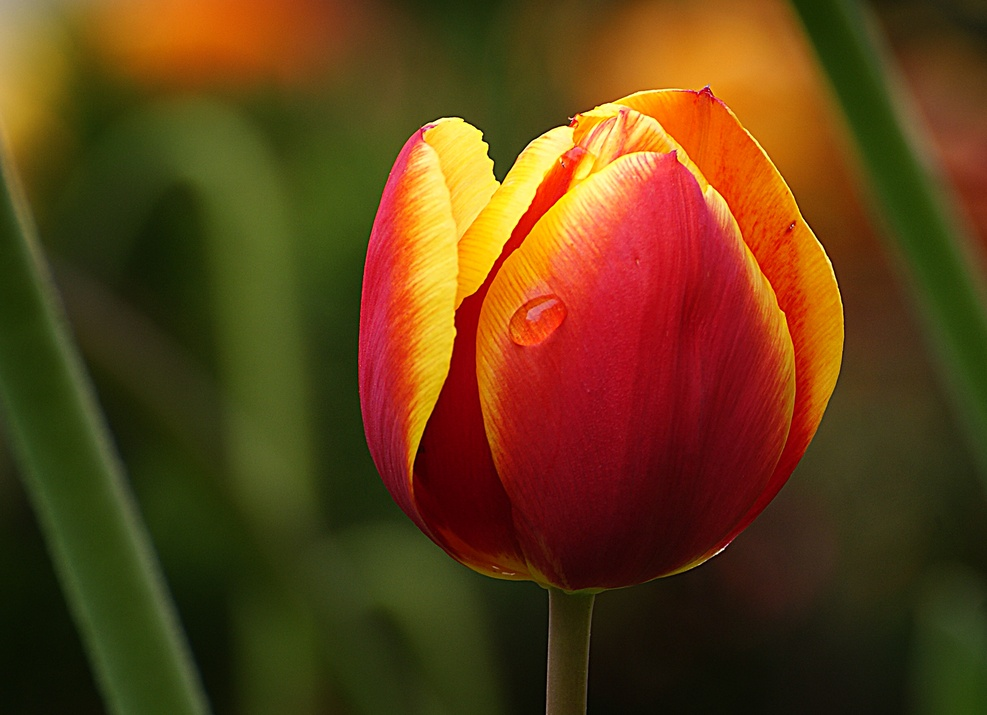
#> input picture tulip.jpg, 987 x 715 px, shrunk from 2400 x 1740 before the run, found by its file name
$ python assignment_3.py
#> lines starting #> are read from the running program, lines starting #| are printed output that depends on the picture; after the words box and inside, x2 and y2 are one past the last pixel; in counts of white or black regions, pixels touching at a corner belong together
import cv2
import numpy as np
import matplotlib.pyplot as plt

img = cv2.imread('/home/inzamul/Downloads/tulip.jpg', cv2.IMREAD_GRAYSCALE)
#> img: shape (715, 987); min 0, max 255, mean 67.7

 # Bit-plane extraction
bit0 = np.where(cv2.bitwise_and(img, 1 << 0) > 0, 255, 0).astype(np.uint8)
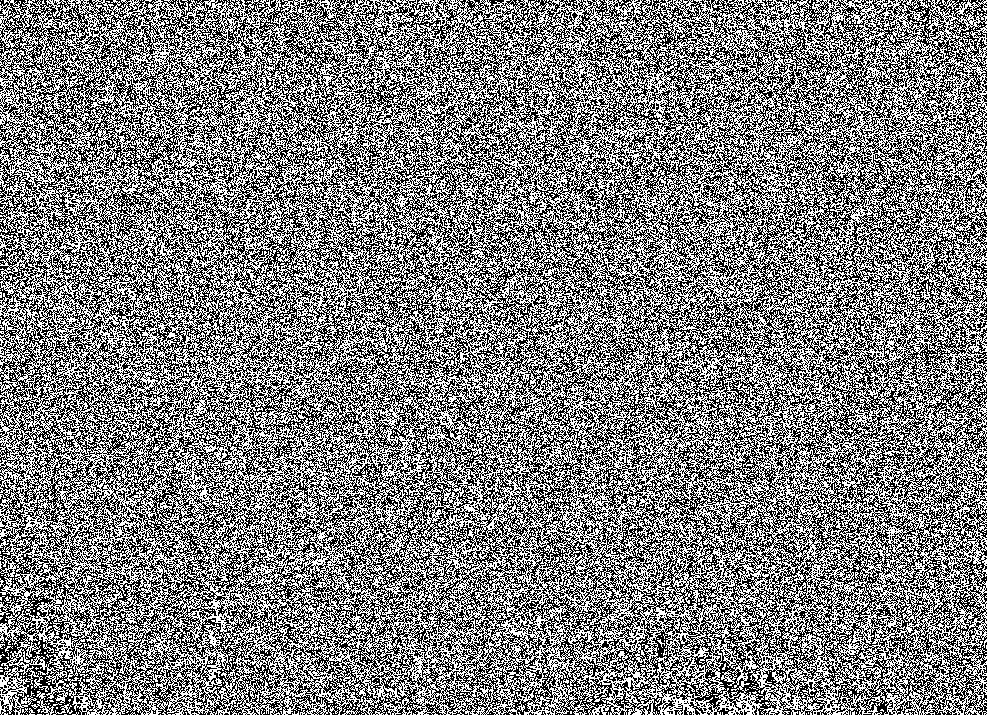
#> bit0: shape (715, 987); 50.1% white; black in thin lines or dots
bit1 = np.where(cv2.bitwise_and(img, 1 << 1) > 0, 255, 0).astype(np.uint8)
#> bit1: shape (715, 987); 50.3% white; black in thin lines or dots
bit2 = np.where(cv2.bitwise_and(img, 1 << 2) > 0, 255, 0).astype(np.uint8)
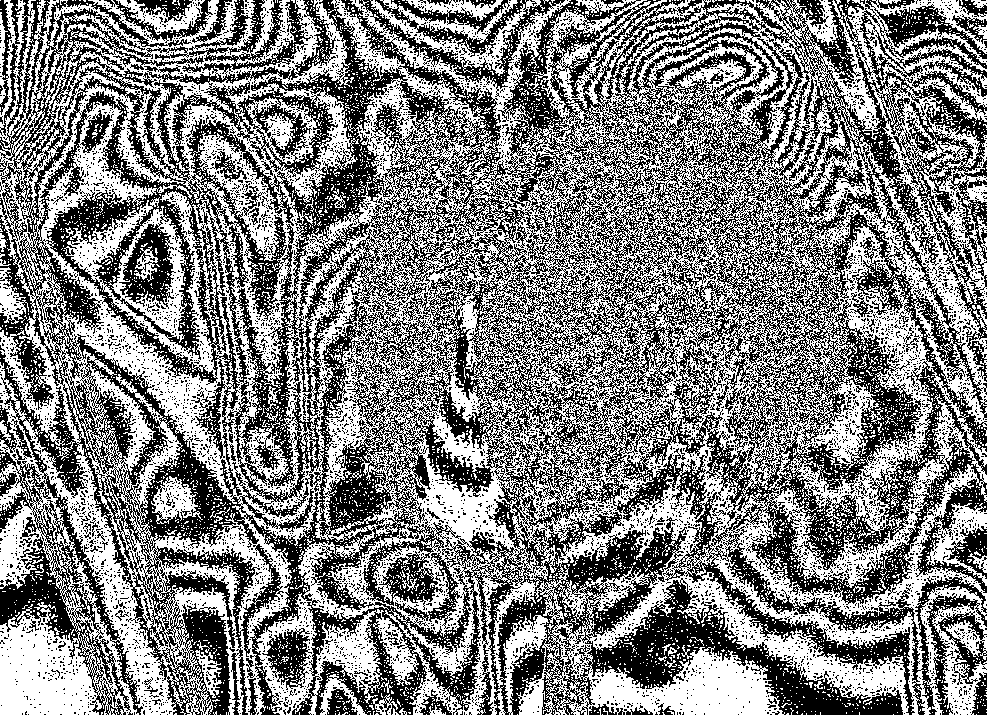
#> bit2: shape (715, 987); 50.6% white; black in thin lines or dots
bit3 = np.where(cv2.bitwise_and(img, 1 << 3) > 0, 255, 0).astype(np.uint8)
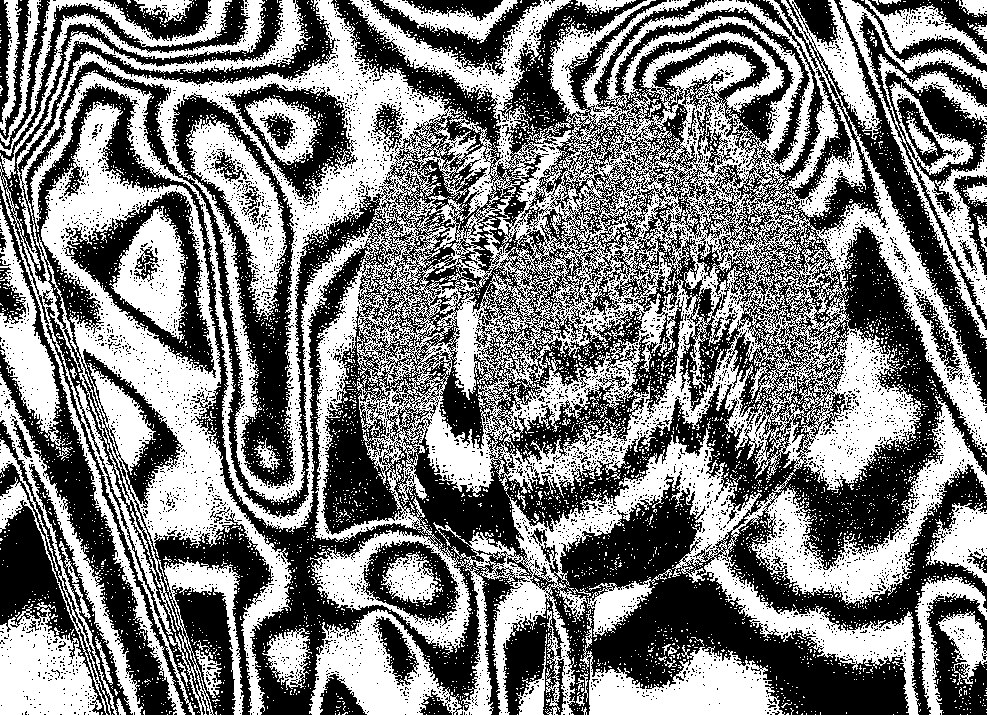
#> bit3: shape (715, 987); 49.6% white; 5870 white regions (5793 under 20 px), largest, box (x1, y1, x2, y2) and area: (0, 0, 987, 715) 253213, (580, 609, 785, 715) 8471, (0, 602, 102, 715) 7472

bit4 = np.where(cv2.bitwise_and(img, 1 << 4) > 0, 255, 0).astype(np.uint8)
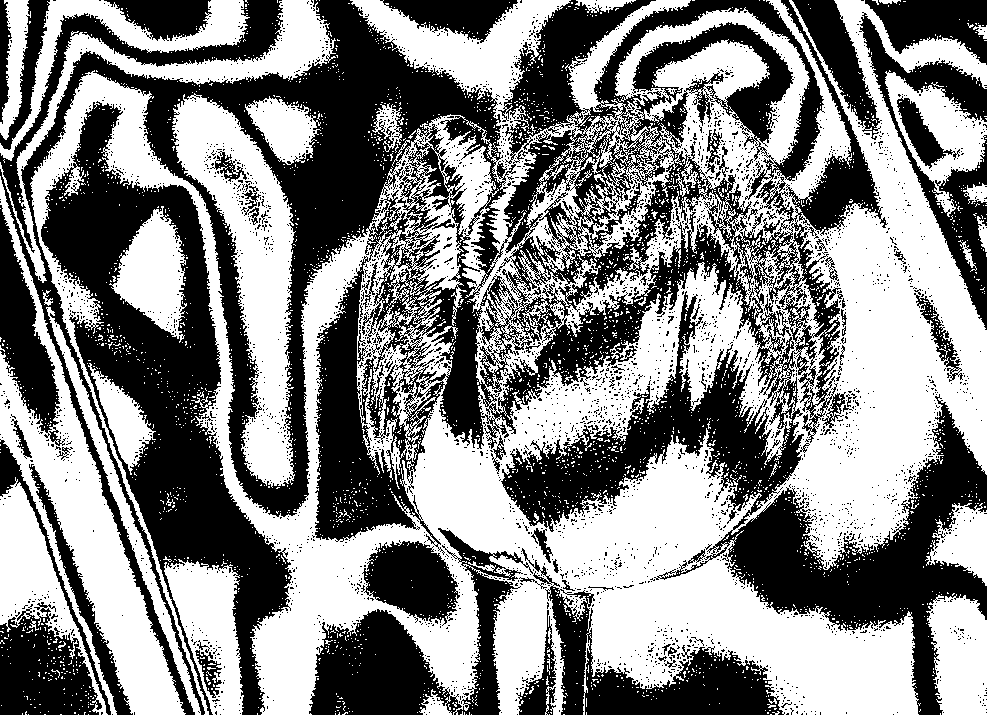
#> bit4: shape (715, 987); 52.4% white; 3738 black regions (3656 under 20 px), largest, box (x1, y1, x2, y2) and area: (0, 0, 987, 715) 191075, (41, 101, 292, 715) 44977, (309, 528, 533, 715) 14395
bit5 = np.where(cv2.bitwise_and(img, 1 << 5) > 0, 255, 0).astype(np.uint8)
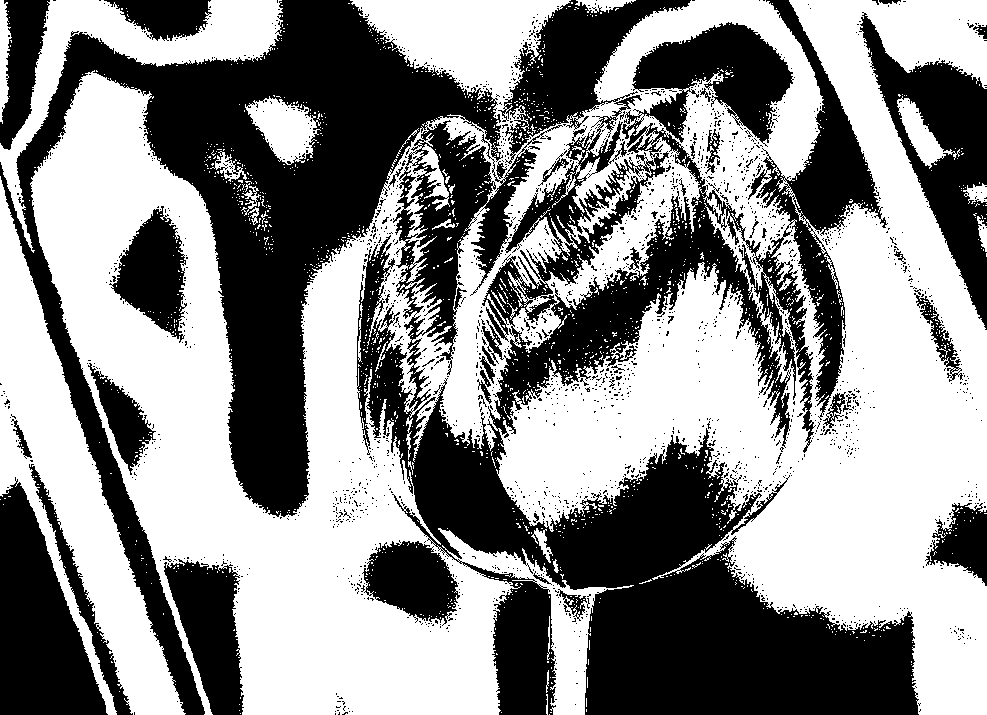
#> bit5: shape (715, 987); 54.8% white; 2105 black regions (2055 under 20 px), largest, box (x1, y1, x2, y2) and area: (0, 0, 919, 715) 246349, (0, 477, 108, 715) 15155, (859, 12, 987, 330) 14252
bit6 = np.where(cv2.bitwise_and(img, 1 << 6) > 0, 255, 0).astype(np.uint8)
#> bit6: shape (715, 987); 33.5% white; 1082 white regions (1053 under 20 px), largest, box (x1, y1, x2, y2) and area: (0, 0, 888, 715) 206280, (859, 12, 987, 330) 15779, (362, 541, 460, 626) 5320
bit7 = np.where(cv2.bitwise_and(img, 1 << 7) > 0, 255, 0).astype(np.uint8)
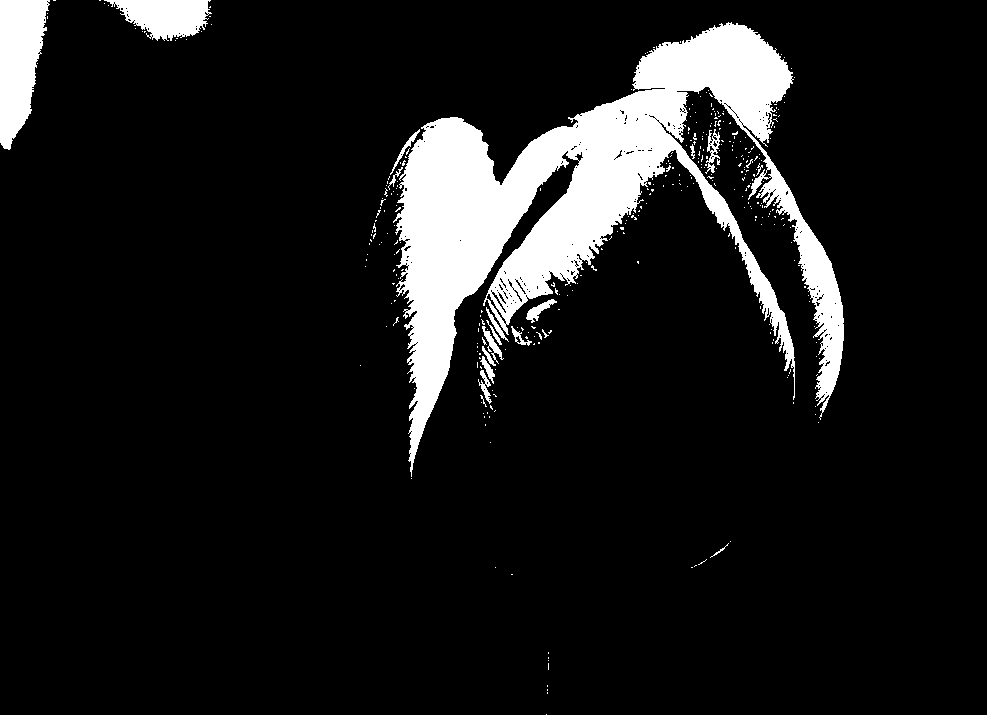
#> bit7: shape (715, 987); 10.1% white; 349 white regions (331 under 20 px), largest, box (x1, y1, x2, y2) and area: (393, 22, 844, 477) 60218, (0, 0, 50, 150) 5119, (104, 0, 212, 41) 2802

# Reconstruct image from all bit-planes
reconstructed = (
        (bit0 // 255) * 1 + (bit1 // 255) * 2 +
        (bit2 // 255) * 4 + (bit3 // 255) * 8 +
        (bit4 // 255) * 16 + (bit5 // 255) * 32 +
        (bit6 // 255) * 64 + (bit7 // 255) * 128
    ).astype(np.uint8)


# Display all results
plt.figure(figsize=(15, 8))

plt.subplot(3, 4, 1)
plt.imshow(img, cmap='gray')
plt.title('Original Image')
plt.axis('off')

plt.subplot(3, 4, 2)
plt.imshow(bit0, cmap='gray')
plt.title('Bit Plane 0 (LSB)')
plt.axis('off')

plt.subplot(3, 4, 3)
plt.imshow(bit1, cmap='gray')
plt.title('Bit Plane 1')
plt.axis('off')

plt.subplot(3, 4, 4)
plt.imshow(bit2, cmap='gray')
plt.title('Bit Plane 2')
plt.axis('off')

plt.subplot(3, 4, 5)
plt.imshow(bit3, cmap='gray')
plt.title('Bit Plane 3')
plt.axis('off')

plt.subplot(3, 4, 6)
plt.imshow(bit4, cmap='gray')
plt.title('Bit Plane 4')
plt.axis('off')

plt.subplot(3, 4, 7)
plt.imshow(bit5, cmap='gray')
plt.title('Bit Plane 5')
plt.axis('off')

plt.subplot(3, 4, 8)
plt.imshow(bit6, cmap='gray')
plt.title('Bit Plane 6')
plt.axis('off')

plt.subplot(3, 4, 9)
plt.imshow(bit7, cmap='gray')
plt.title('Bit Plane 7 (MSB)')
plt.axis('off')

plt.subplot(3, 4, 10)
plt.imshow(reconstructed, cmap='gray')
plt.title('Reconstructed Image')
plt.axis('off')

plt.tight_layout()
plt.show()

$ run again, with big_image.jpg copied over tulip.jpg
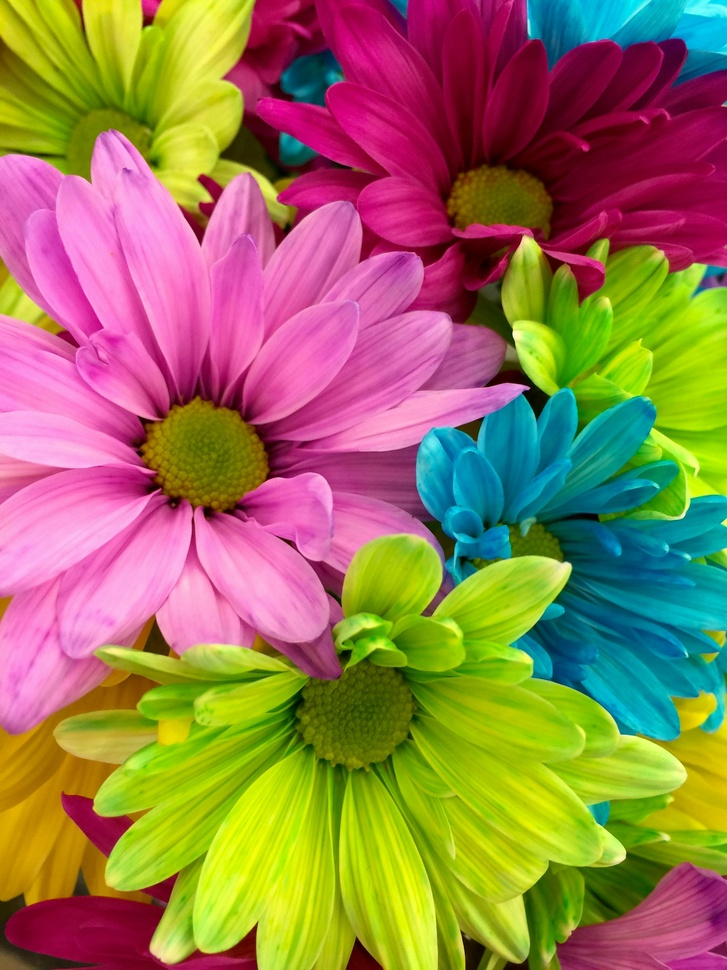
#> input picture big_image.jpg, 727 x 970 px, shrunk from 2448 x 3264 before the run, found by its file name
#> `bit0 = np.where(cv2.bitwise_and(img, 1 << 0) > 0, 255, 0).astype(np.ui..`:
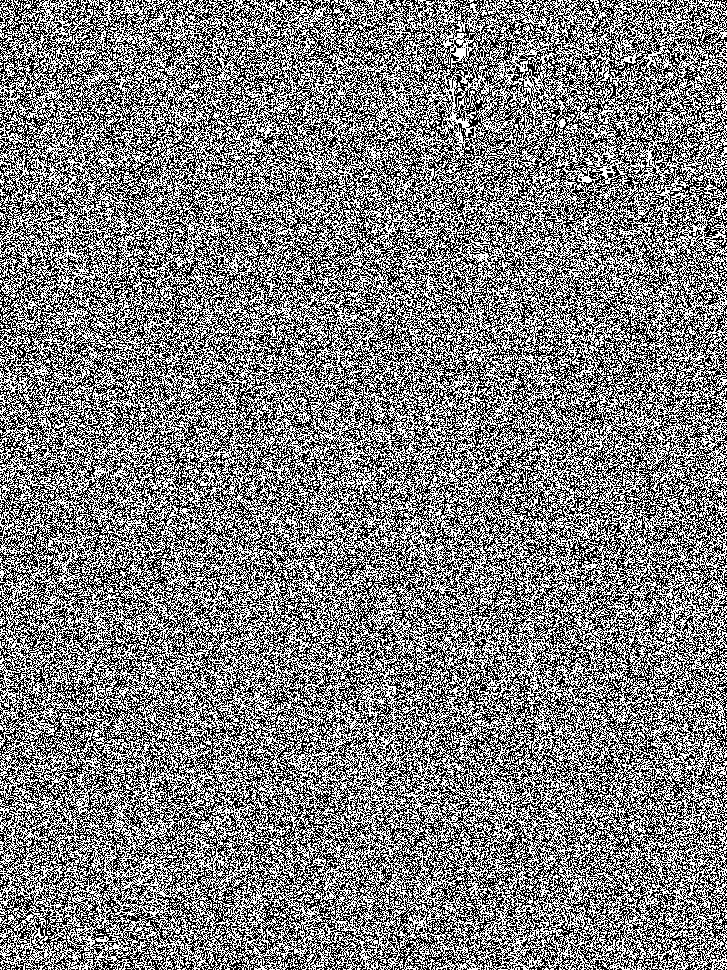
#> bit0: shape (970, 727); 49.9% white in thin lines or dots
#> bit1: shape (970, 727); 49.9% white in thin lines or dots
#> bit2: shape (970, 727); 50.1% white; black in thin lines or dots
#> bit3: shape (970, 727); 50.1% white; 2699 black regions (2605 under 20 px), largest, box (x1, y1, x2, y2) and area: (0, 0, 727, 970) 335629, (0, 908, 124, 970) 3119, (681, 366, 727, 402) 427
#> bit4: shape (970, 727); 48.5% white; 2279 white regions (2069 under 20 px), largest, box (x1, y1, x2, y2) and area: (0, 0, 727, 970) 306299, (33, 908, 124, 970) 2680, (258, 827, 299, 970) 1514
#> bit5: shape (970, 727); 53.2% white; 1618 black regions (1391 under 20 px), largest, box (x1, y1, x2, y2) and area: (0, 0, 727, 625) 150880, (56, 571, 574, 970) 62481, (0, 502, 247, 907) 20702
#> bit6: shape (970, 727); 40.3% white; 896 white regions (720 under 20 px), largest, box (x1, y1, x2, y2) and area: (0, 170, 727, 791) 108875, (149, 589, 506, 970) 43903, (218, 0, 448, 321) 22845
#> `bit7 = np.where(cv2.bitwise_and(img, 1 << 7) > 0, 255, 0).astype(np.ui..`:
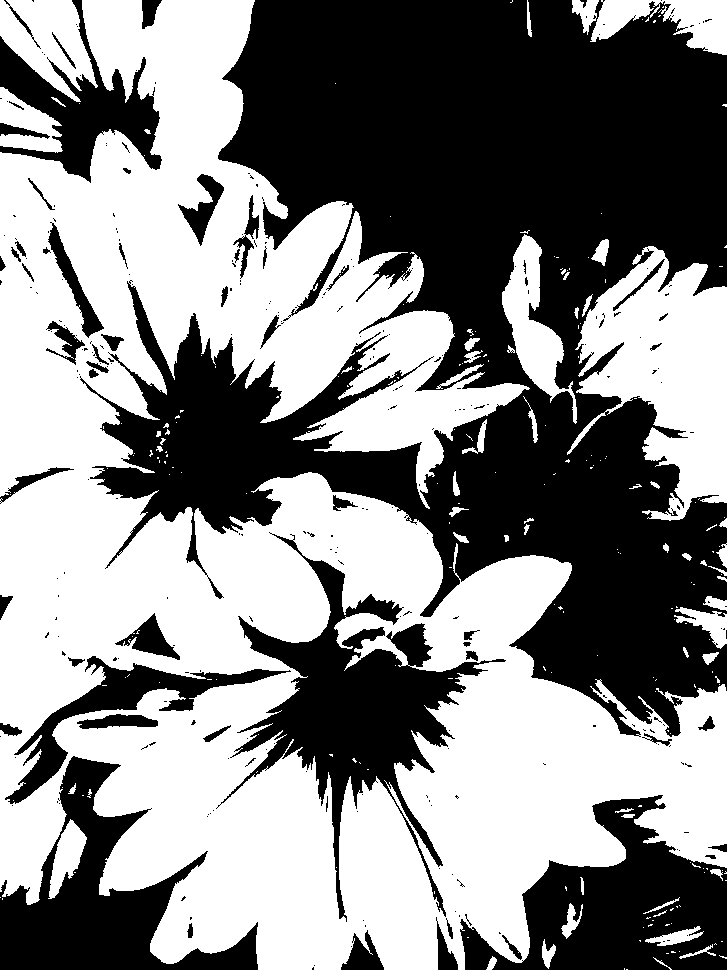
#> bit7: shape (970, 727); 53.1% white; 285 black regions (226 under 20 px), largest, box (x1, y1, x2, y2) and area: (80, 0, 727, 737) 230392, (216, 532, 506, 922) 27001, (460, 795, 727, 970) 23711
